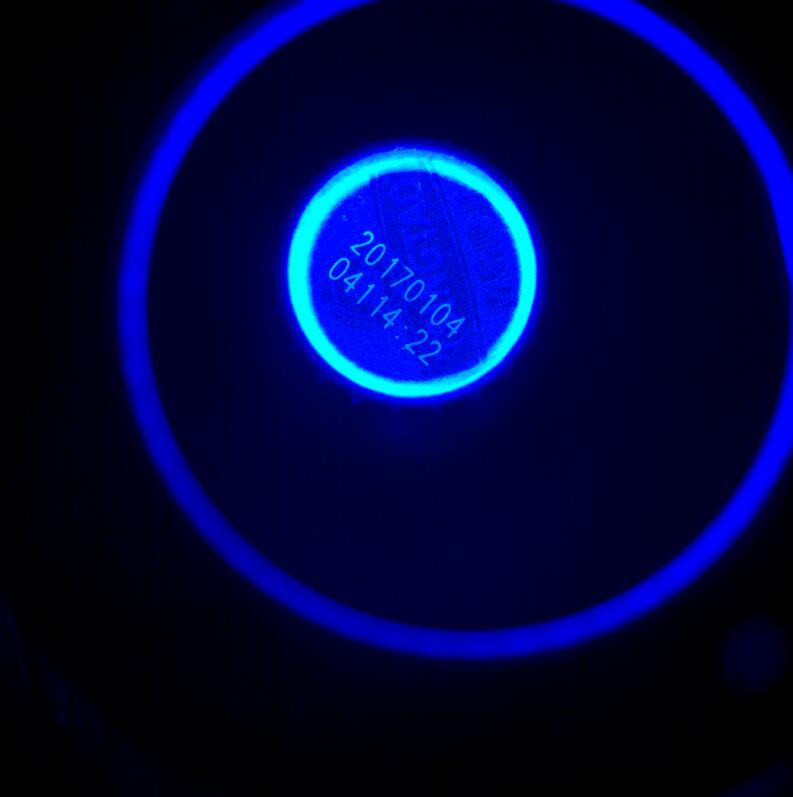
//> input picture data/template/ocr_1.jpg, 793 x 797 px
$ ./imageMatting   (built with g++ and OpenCV 4)
//> lines starting //> are read from the running program, lines starting //| are printed output that depends on the picture; after the words box and inside, x2 and y2 are one past the last pixel; in counts of white or black regions, pixels touching at a corner belong together

#include <string>
#include <iostream>
#include <vector>
#include "opencv2/highgui/highgui.hpp"
#include "opencv2/imgproc/imgproc.hpp"
#include <iostream>


using namespace std;
using namespace cv;

Point p0 = Point(-1, -1);
bool select_flag = false;
Mat img, showImg;
Mat imgmask;

void onMouse(int event, int x, int y, int flags, void*param)
{
	if (event == CV_EVENT_LBUTTONDOWN)
	{
		p0.x = x;
		p0.y = y;
		select_flag = true;
	}
	else if (select_flag &&event == CV_EVENT_MOUSEMOVE)
	{
		Point pt = Point(x, y);
		line(showImg, p0, pt, Scalar(0, 255, 0), 2, 8, 0);
		line(imgmask, p0, pt, Scalar::all(0), 2, 8, 0);
		p0 = pt;
		imshow("showImg", showImg);
	}
	else if (select_flag && event == CV_EVENT_LBUTTONUP)
	{
		select_flag = false;
		p0 = Point(-1, -1);
		//img.copyTo(showImg);
	}
	else if (event == CV_EVENT_RBUTTONUP)//右击显示抠出的图
	{
		Mat dst;//若希望将圈选的结果相加，定义在外头
		floodFill(imgmask, Point(x, y), Scalar(0));//point种子点所在的连通域被填充
		//imshow("floodFill",imgmask);
		img.copyTo(dst, imgmask);//mask中所有不为零的点被dst对应的值填充
		imshow("dst", dst);
		img.copyTo(showImg);
		imgmask.setTo(Scalar(255));//重新取值
	}

}
//框图超过画面时会报错
int main()
{
	img = imread("ocr_1.jpg");
//> img is the input picture: 797 rows x 793 cols, CV_8UC3; mean B, G, R 61.4, 6.1, 0.7
	img.copyTo(showImg);

	imgmask.create(img.size(), CV_8UC1);
	imgmask.setTo(Scalar(255));

	namedWindow("showImg");
	imshow("showImg", showImg);
	setMouseCallback("showImg", onMouse, 0);

	waitKey(0);
//> the left mouse button is pressed at (198, 199)
//> the mouse is dragged to (396, 398)
//> call 2 of onMouse, with event = 0, x = 396, y = 398, flags = 1
//> in onMouse (call 2), `line(showImg, p0, pt, Scalar(0, 255, 0), 2, 8, 0);`:
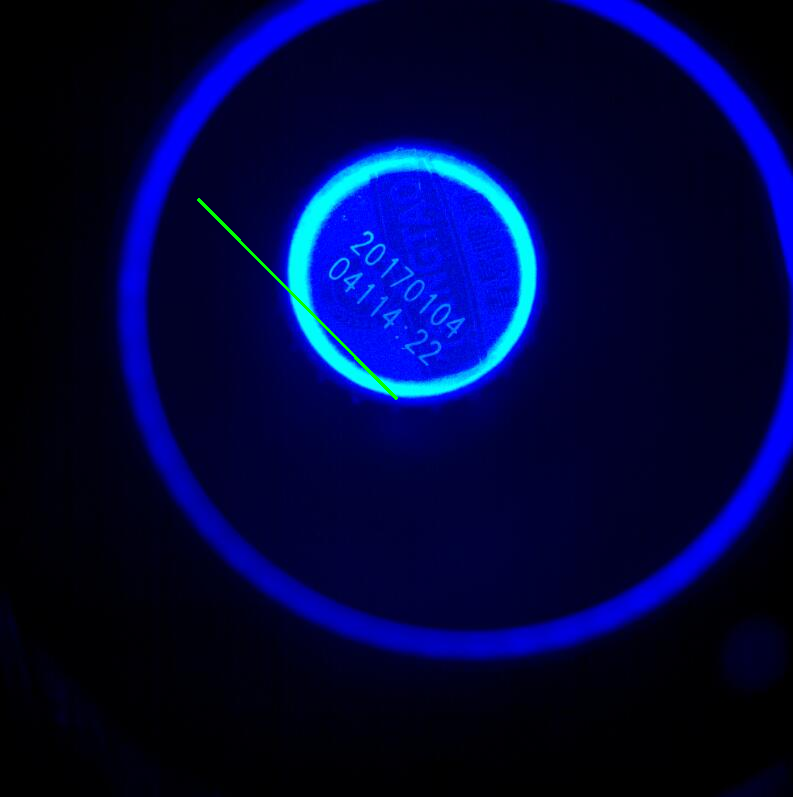
//> showImg: 797 rows x 793 cols, CV_8UC3; 0.14% of pixels changed, all inside (x1, y1, x2, y2) = (197, 198, 398, 400)
//> in onMouse (call 2), `line(imgmask, p0, pt, Scalar::all(0), 2, 8, 0);`:
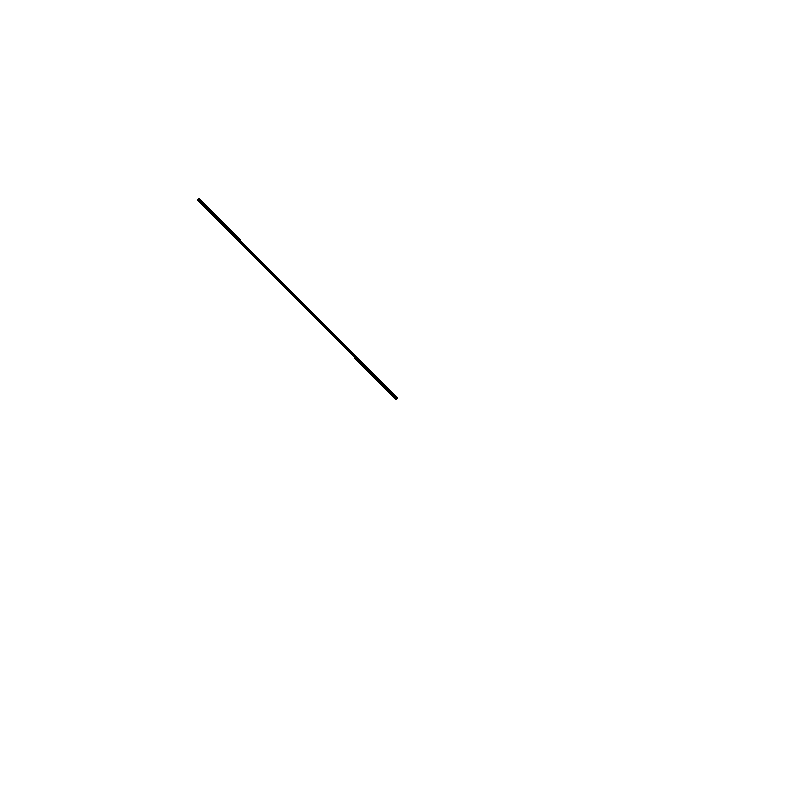
//> imgmask: 797 rows x 793 cols, CV_8UC1; 99.9% white; black in thin lines or dots, all inside (x1, y1, x2, y2) = (197, 198, 398, 400)
//> the mouse is dragged to (594, 597)
//> call 3 of onMouse, with event = 0, x = 594, y = 597, flags = 1
//> in onMouse (call 3), `line(showImg, p0, pt, Scalar(0, 255, 0), 2, 8, 0);`:
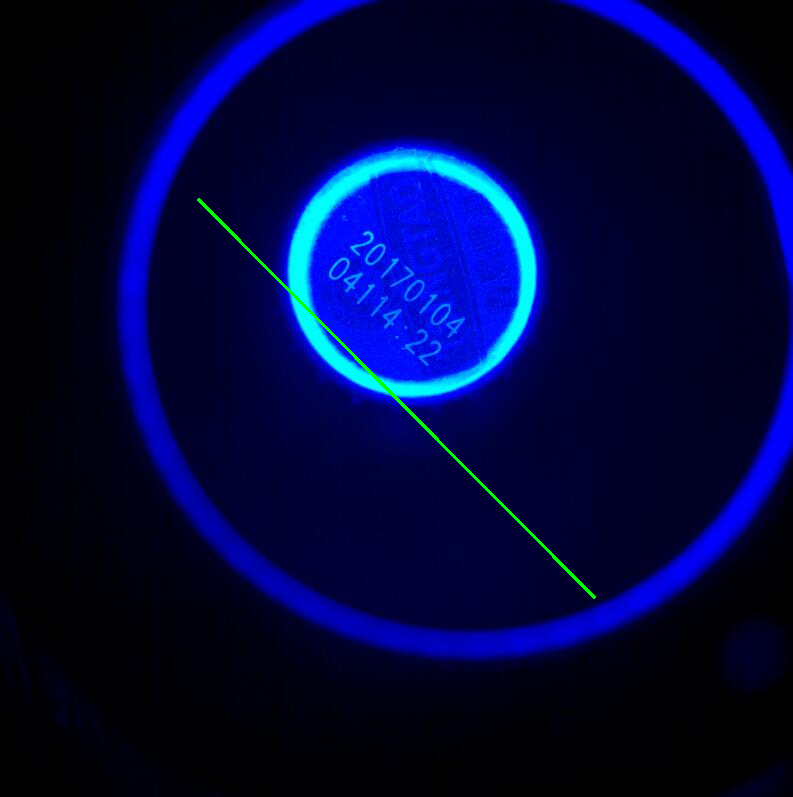
//> showImg: 797 rows x 793 cols, CV_8UC3; 0.14% of pixels changed, all inside (x1, y1, x2, y2) = (396, 398, 596, 599)
//> in onMouse (call 3), `line(imgmask, p0, pt, Scalar::all(0), 2, 8, 0);`:
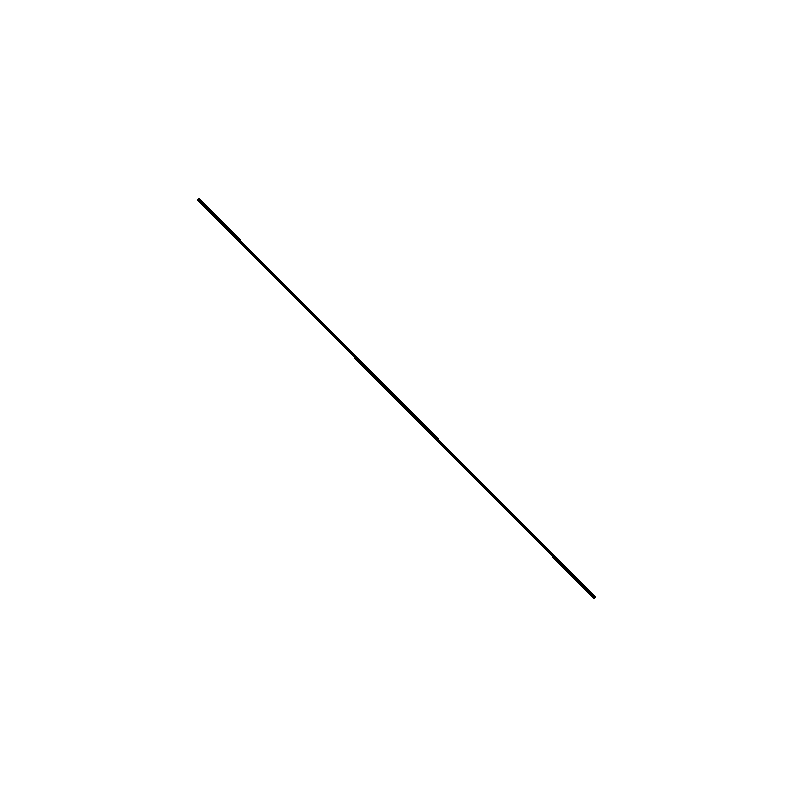
//> imgmask: 797 rows x 793 cols, CV_8UC1; 99.7% white; black in thin lines or dots, all inside (x1, y1, x2, y2) = (197, 198, 596, 599)
//> the button is released at (594, 597)
	//system("pause");
	return 0;
}

$ run again, with data/template/ocr_2.jpg copied over data/template/ocr_1.jpg
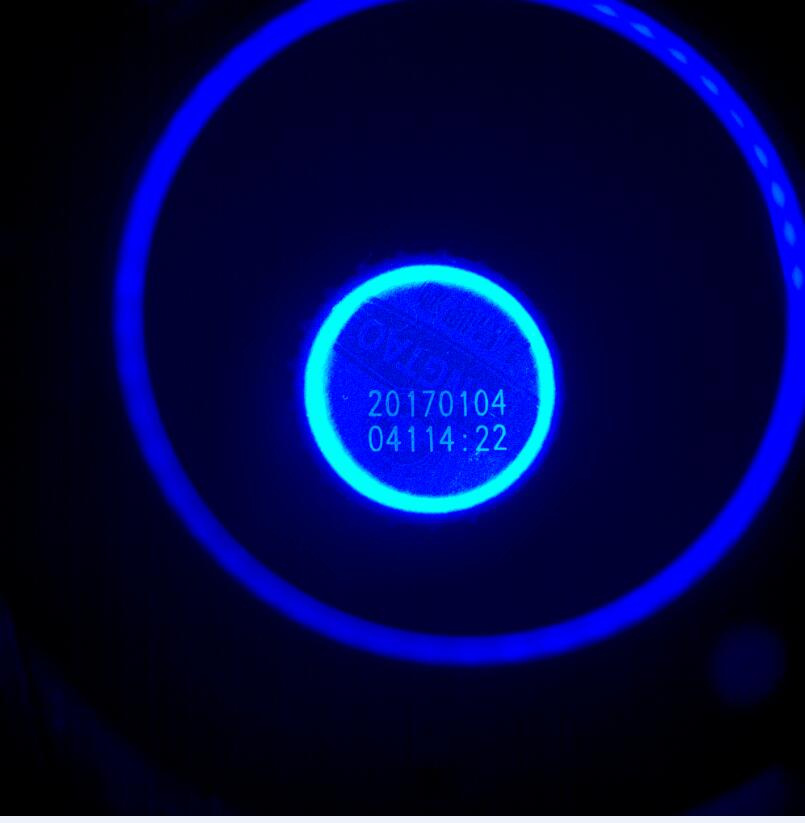
//> input picture data/template/ocr_2.jpg, 805 x 823 px
//> img is the input picture: 823 rows x 805 cols, CV_8UC3; mean B, G, R 70.4, 8.8, 2.7
//> in onMouse (call 2), `line(showImg, p0, pt, Scalar(0, 255, 0), 2, 8, 0);`:
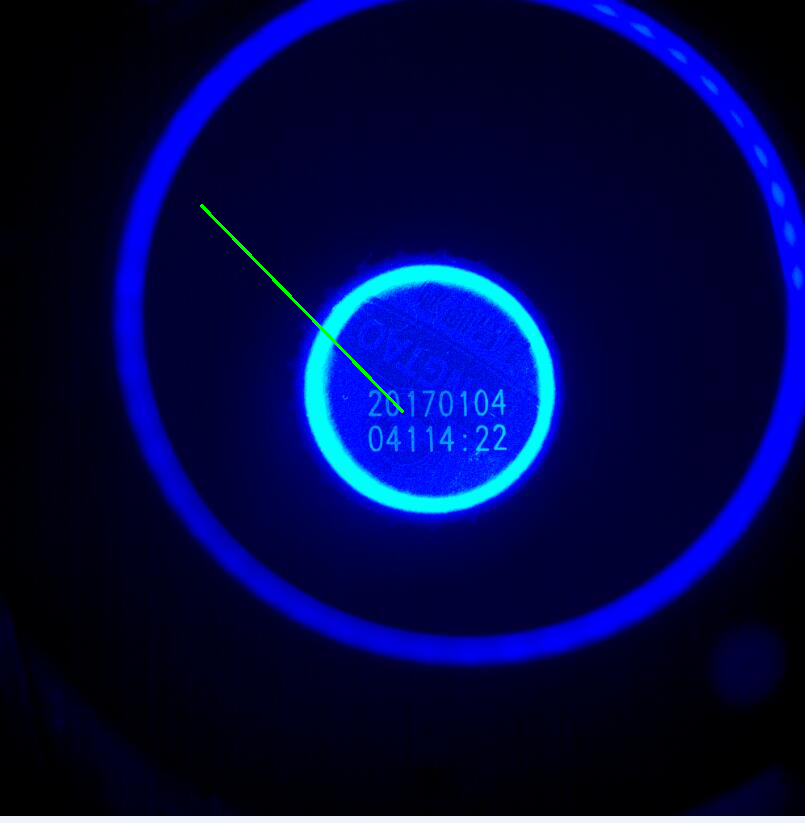
//> showImg: 823 rows x 805 cols, CV_8UC3; 0.14% of pixels changed, all inside (x1, y1, x2, y2) = (200, 204, 404, 413)
//> imgmask: 823 rows x 805 cols, CV_8UC1; 99.9% white; black in thin lines or dots, all inside (x1, y1, x2, y2) = (200, 204, 404, 413)
//> in onMouse (call 3), `line(showImg, p0, pt, Scalar(0, 255, 0), 2, 8, 0);`:
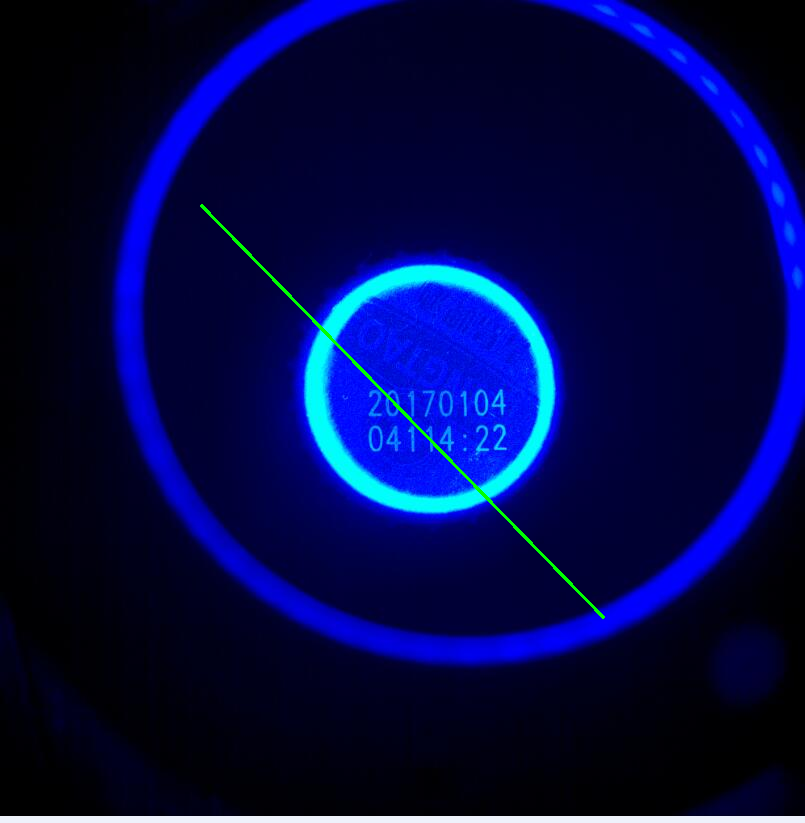
//> showImg: 823 rows x 805 cols, CV_8UC3; 0.14% of pixels changed, all inside (x1, y1, x2, y2) = (402, 411, 605, 619)
//> imgmask: 823 rows x 805 cols, CV_8UC1; 99.7% white; black in thin lines or dots, all inside (x1, y1, x2, y2) = (200, 204, 605, 619)
